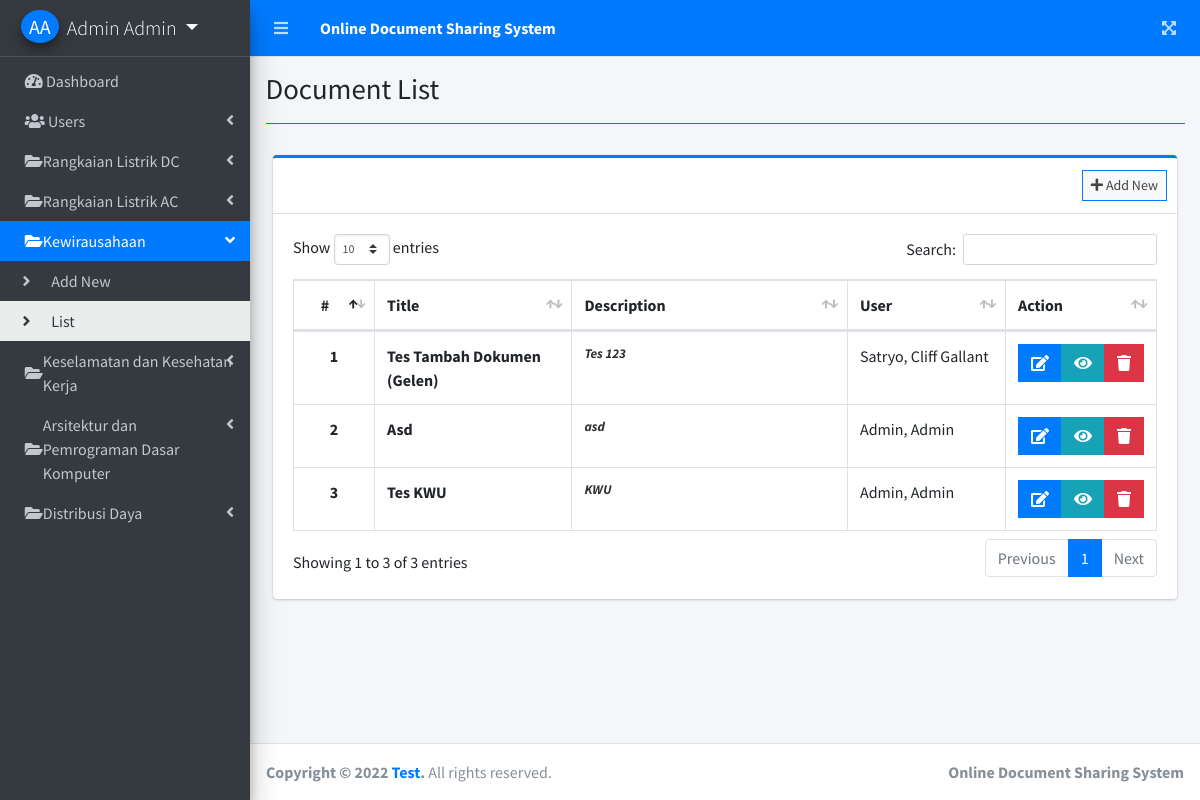
Screenshot of /index.php?page=document_list (signed in) with the database file from the repository.
### tables this page shows
CREATE TABLE `documents` (
  `id` int(11) NOT NULL,
  `title` varchar(200) NOT NULL,
  `description` text NOT NULL,
  `file_json` text NOT NULL,
  `user_id` int(30) NOT NULL,
  `date_created` datetime NOT NULL DEFAULT current_timestamp()
);

### document_list.php (the view, shortened to what this page needs)
<?php include'db_connect.php' ?>
<div class="col-lg-12">
	<div class="card card-outline card-primary">
		<div class="card-header">
			<div class="card-tools">
				<a class="btn btn-block btn-sm btn-default btn-flat border-primary" href="./index.php?page=new_document"><i class="fa fa-plus"></i> Add New</a>
			</div>
		</div>
		<div class="card-body">
			<table class="table tabe-hover table-bordered" id="list">
			     <?php if($_SESSION['login_type'] == 1 ): ?>
				<colgroup>
					<col width="10%">
					<col width="25%">
					<col width="35%">
					<col width="20%">
					<col width="10%">
				</colgroup>
			    <?php endif; ?>
				<thead>
					<tr>
						<th class="text-center">#</th>
						<th>Title</th>
						<th>Description</th>
					     <?php if($_SESSION['login_type'] == 1 ): ?>
						<th>User</th>
					    <?php endif; ?>
						<th>Action</th>
					</tr>
				</thead>
				<tbody>
					<?php
					$i = 1;
					$where = '';
					if($_SESSION['login_type'] == 1 ):
					$user = $conn->query("SELECT * FROM users where id in (SELECT user_id FROM documents) ");
					while($row = $user->fetch_assoc()){
						$uname[$row['id']] = ucwords($row['lastname'].', '.$row['firstname'].' '.$row['middlename']);
					}
					else:
						$where = " where user_id = '{$_SESSION['login_id']}' ";
					endif;
					$qry = $conn->query("SELECT * FROM documents $where order by unix_timestamp(date_created) desc ");
					while($row= $qry->fetch_assoc()):
						$trans = get_html_translation_table(HTML_ENTITIES,ENT_QUOTES);
						unset($trans["\""], $trans["<"], $trans[">"], $trans["<h2"]);
						$desc = strtr(html_entity_decode($row['description']),$trans);
						$desc=str_replace(array("<li>","</li>"), array("",", "), $desc);
					?>
					<tr>
						<th class="text-center"><?php echo $i++ ?></th>
						<td><b><?php echo ucwords($row['title']) ?></b></td>
						<td><b class="truncate"><?php echo strip_tags($desc) ?></b></td>
						  <?php if($_SESSION['login_type'] == 1 ): ?>
						<td><?php echo isset($uname[$row['user_id']]) ? $uname[$row['user_id']] : "Deleted User" ?></td>
					    <?php endif; ?>
						<td class="text-center">
		                    <div class="btn-group">
		                        <a href="./index.php?page=edit_document&id=<?php echo $row['id'] ?>" class="btn btn-primary btn-flat">
		                          <i class="fas fa-edit"></i>
		                        </a>
		                        <a  href="./index.php?page=view_document&id=<?php echo md5($row['id']) ?>" class="btn btn-info btn-flat">
		                          <i class="fas fa-eye"></i>
		                        </a>
		                        <button type="button" class="btn btn-danger btn-flat delete_document" data-id="<?php echo $row['id'] ?>">
		                          <i class="fas fa-trash"></i>
		                        </button>
	                      </div>
						</td>
					</tr>
				<?php endwhile; ?>
				</tbody>
			</table>
		</div>
	</div>
</div>

### rows the page displays
documents: title "Tes Tambah Dokumen (Gelen)", description "Tes 123", user "Satryo, Cliff Gallant"
documents: title "Asd", description "asd", user "Admin, Admin"
documents: title "Tes KWU", description "KWU", user "Admin, Admin"

### other values shown
$_SESSION['login_firstname'].' '.$_SESSION['login_lastname'] "Admin Admin"
$title "Document List"
